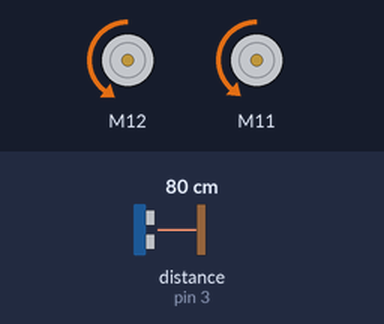
This sketch was run on a simulated Arduino Uno, built with avr-gcc and run on an emulated ATmega328P. Shown: 2 × DC motor (green arrow = forward, orange = backward, longer = faster). The inputs (shaded band) are chosen by the test bench; at power-on: distance to the obstacle (sensor on pin 3) 80 cm.

Above: at 1.2 s.
1.3 s: distance to the obstacle (sensor on pin 3) set to 22 cm
2.8 s: distance to the obstacle (sensor on pin 3) set to 18 cm
At 3.46 s:
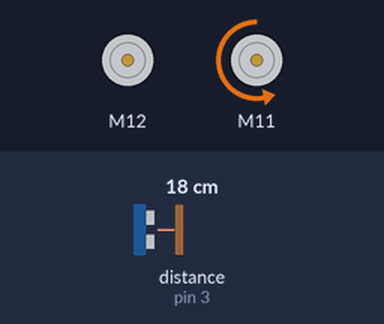
At 3.89 s:
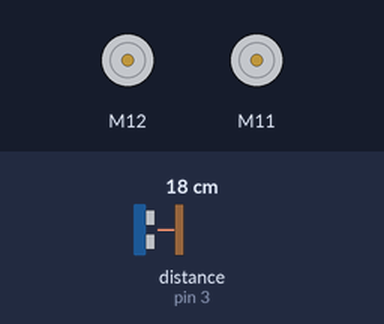
5.8 s: distance to the obstacle (sensor on pin 3) set to 2 cm
8.8 s: distance to the obstacle (sensor on pin 3) set to 4 cm
11.8 s: distance to the obstacle (sensor on pin 3) set to 35 cm
At 13.7 s:
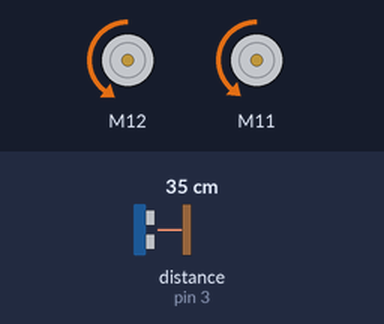
Timing chart, 0 to 14.8 s (numbered marks = the images above; inputs shaded):
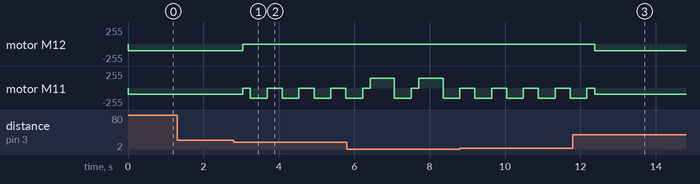

Measured:
- the behaviour switches between 21 and 20 cm on distance to the obstacle (sensor on pin 3) (found by bisection; images 0 and 1)
- after the input at 1.3 s, every drawn part: stays the same
- after the input at 2.8 s, motor M12: backward 100/255 → stopped after 0.25 s; motor M11: backward 95/255 → stopped after 0.25 s, then repeats every 0.84 s: backward 150/255 0.44 s, stopped 0.40 s
- after the input at 11.8 s, motor M12: stopped → backward 100/255 after 0.58 s

The sketch:

neic-motor.ino
```cpp
// Silver medal winner in the NEIC Allhands 2016 competition.

// 100% programmed by Ulf Tigerstedt <ulf.tigerstedt@csc.fi>
// Other participants:
// Jaakko Leinonen
// Diba
// Dmytro Karpenko
// Pål Pettersen
// Dejan (but he was mostly not present)
// Pontus


// Idea is to traverse the track by moving counterclockwise, find out when the robot is approaching a wall and then turn 90 degrees left by calling the turnright() function

// Note: Needs a hit on the reset button after poweron. The ultrasonic sensor won't work properly without the reset.

#include <SoftwareSerial.h>

#include <Wire.h>

#include <Makeblock.h>


MeDCMotor motorR(PORT_1);
MeDCMotor motorL(PORT_2);

uint8_t motorSpeed = 100;
MeUltrasonicSensor ultraSensor(PORT_3);


void setup() {
  // put your setup code here, to run once:
  //delay(1000);
  motorL.run(0); // value: between -255 and 255.
  motorR.run(0); // value: between -255 and 255
}

void loop() {
  // put your main code here, to run repeatedly:
  //forward();


  //delay(1000);

  while(ultrasound()) forward();
  delay(200);
  turnright();
  delay(200);


}

int ultrasound() {
  float len;
  len=ultraSensor.distanceCm();
  if (len < 3.0) turnleft();
  if (len > 20.0) return(true);
  return(false);
}

void turnleft() {
  motorR.run(150);
  motorL.run(0);
  delay(443);
  motorL.run(0);
}
void turnright() {
  motorR.run(-150);
  motorL.run(0);
  delay(443);
  motorR.run(0);
}

void forward() {
  motorL.run(-100);
  motorR.run(-95);
  delay(250);
  motorL.run(0);
  motorR.run(0);
}
```
